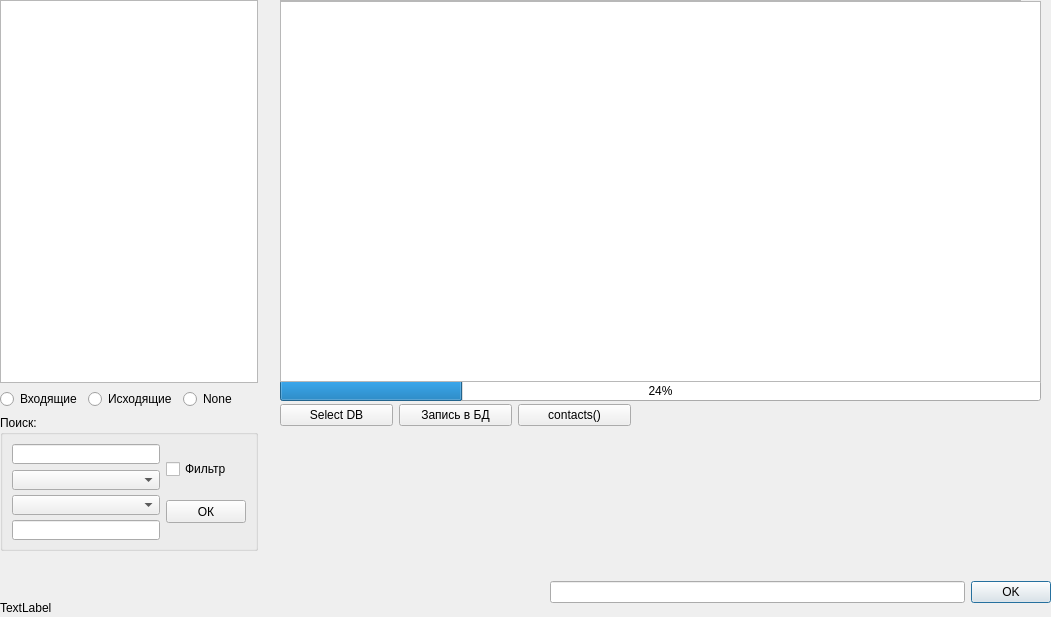
<?xml version="1.0" encoding="UTF-8"?>
<ui version="4.0">
 <class>smsDialog</class>
 <widget class="QDialog" name="smsDialog">
  <property name="geometry">
   <rect>
    <x>0</x>
    <y>0</y>
    <width>1051</width>
    <height>617</height>
   </rect>
  </property>
  <property name="windowTitle">
   <string>Dialog</string>
  </property>
  <widget class="QTableView" name="tableView">
   <property name="geometry">
    <rect>
     <x>280</x>
     <y>0</y>
     <width>741</width>
     <height>381</height>
    </rect>
   </property>
  </widget>
  <widget class="QProgressBar" name="progressBar">
   <property name="geometry">
    <rect>
     <x>280</x>
     <y>380</y>
     <width>761</width>
     <height>21</height>
    </rect>
   </property>
   <property name="value">
    <number>24</number>
   </property>
  </widget>
  <widget class="QListWidget" name="listWidget">
   <property name="geometry">
    <rect>
     <x>280</x>
     <y>1</y>
     <width>761</width>
     <height>381</height>
    </rect>
   </property>
  </widget>
  <widget class="QLabel" name="label">
   <property name="geometry">
    <rect>
     <x>0</x>
     <y>600</y>
     <width>491</width>
     <height>16</height>
    </rect>
   </property>
   <property name="text">
    <string>TextLabel</string>
   </property>
  </widget>
  <widget class="QWidget" name="layoutWidget">
   <property name="geometry">
    <rect>
     <x>550</x>
     <y>580</y>
     <width>501</width>
     <height>25</height>
    </rect>
   </property>
   <layout class="QHBoxLayout" name="horizontalLayout">
    <item>
     <widget class="QLineEdit" name="lineEdit"/>
    </item>
    <item>
     <widget class="QPushButton" name="pushButton_4">
      <property name="text">
       <string>OK</string>
      </property>
     </widget>
    </item>
   </layout>
  </widget>
  <widget class="QWidget" name="layoutWidget">
   <property name="geometry">
    <rect>
     <x>0</x>
     <y>0</y>
     <width>258</width>
     <height>551</height>
    </rect>
   </property>
   <layout class="QVBoxLayout" name="verticalLayout">
    <item>
     <widget class="QTableView" name="tableView_2">
      <property name="minimumSize">
       <size>
        <width>256</width>
        <height>383</height>
       </size>
      </property>
     </widget>
    </item>
    <item>
     <layout class="QHBoxLayout" name="horizontalLayout_3">
      <item>
       <widget class="QRadioButton" name="radioButton">
        <property name="text">
         <string>Входящие</string>
        </property>
       </widget>
      </item>
      <item>
       <widget class="QRadioButton" name="radioButton_2">
        <property name="text">
         <string>Исходящие</string>
        </property>
       </widget>
      </item>
      <item>
       <widget class="QRadioButton" name="radioButton_3">
        <property name="text">
         <string>None</string>
        </property>
       </widget>
      </item>
     </layout>
    </item>
    <item>
     <widget class="QGroupBox" name="groupBox_4">
      <property name="sizePolicy">
       <sizepolicy hsizetype="Preferred" vsizetype="Preferred">
        <horstretch>0</horstretch>
        <verstretch>0</verstretch>
       </sizepolicy>
      </property>
      <property name="minimumSize">
       <size>
        <width>231</width>
        <height>121</height>
       </size>
      </property>
      <property name="title">
       <string>Поиск:</string>
      </property>
      <layout class="QVBoxLayout" name="verticalLayout_5">
       <item>
        <layout class="QHBoxLayout" name="horizontalLayout_8">
         <item>
          <layout class="QVBoxLayout" name="verticalLayout_3">
           <item>
            <widget class="QLineEdit" name="lineEdit_3">
             <property name="sizePolicy">
              <sizepolicy hsizetype="Expanding" vsizetype="Fixed">
               <horstretch>0</horstretch>
               <verstretch>0</verstretch>
              </sizepolicy>
             </property>
             <property name="minimumSize">
              <size>
               <width>139</width>
               <height>20</height>
              </size>
             </property>
            </widget>
           </item>
           <item>
            <widget class="QComboBox" name="comboBox">
             <property name="minimumSize">
              <size>
               <width>139</width>
               <height>20</height>
              </size>
             </property>
            </widget>
           </item>
           <item>
            <widget class="QComboBox" name="comboBox_2">
             <property name="minimumSize">
              <size>
               <width>139</width>
               <height>20</height>
              </size>
             </property>
            </widget>
           </item>
           <item>
            <widget class="QLineEdit" name="findPar2">
             <property name="minimumSize">
              <size>
               <width>139</width>
               <height>20</height>
              </size>
             </property>
            </widget>
           </item>
          </layout>
         </item>
         <item>
          <layout class="QVBoxLayout" name="verticalLayout_4">
           <item>
            <widget class="QCheckBox" name="checkBox">
             <property name="text">
              <string>Фильтр</string>
             </property>
            </widget>
           </item>
           <item>
            <widget class="QPushButton" name="findOk">
             <property name="minimumSize">
              <size>
               <width>59</width>
               <height>23</height>
              </size>
             </property>
             <property name="text">
              <string>ОК</string>
             </property>
            </widget>
           </item>
          </layout>
         </item>
        </layout>
       </item>
      </layout>
     </widget>
    </item>
   </layout>
  </widget>
  <widget class="QWidget" name="layoutWidget">
   <property name="geometry">
    <rect>
     <x>280</x>
     <y>400</y>
     <width>351</width>
     <height>31</height>
    </rect>
   </property>
   <layout class="QHBoxLayout" name="horizontalLayout_2">
    <item>
     <widget class="QPushButton" name="pushButton">
      <property name="text">
       <string>Select DB</string>
      </property>
     </widget>
    </item>
    <item>
     <widget class="QPushButton" name="pushButton_2">
      <property name="text">
       <string>Запись в БД</string>
      </property>
     </widget>
    </item>
    <item>
     <widget class="QPushButton" name="pushButton_3">
      <property name="text">
       <string>contacts()</string>
      </property>
     </widget>
    </item>
   </layout>
  </widget>
 </widget>
 <resources/>
 <connections/>
</ui>
